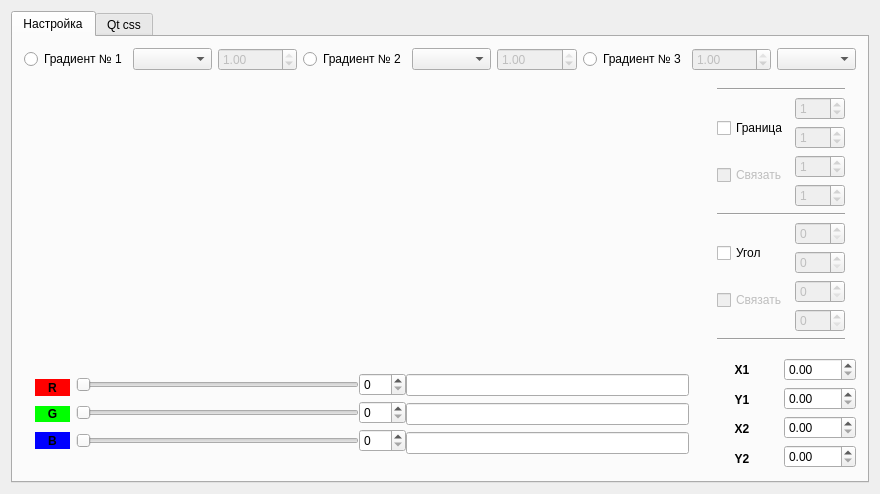
<?xml version="1.0" encoding="UTF-8"?>
<ui version="4.0">
 <class>ColorEdit</class>
 <widget class="QDialog" name="ColorEdit">
  <property name="geometry">
   <rect>
    <x>0</x>
    <y>0</y>
    <width>880</width>
    <height>483</height>
   </rect>
  </property>
  <property name="windowTitle">
   <string>ColorEdit</string>
  </property>
  <layout class="QGridLayout" name="gridLayout">
   <item row="0" column="0">
    <widget class="QTabWidget" name="tabWidget">
     <property name="currentIndex">
      <number>0</number>
     </property>
     <widget class="QWidget" name="tab">
      <attribute name="title">
       <string>Настройка</string>
      </attribute>
      <layout class="QGridLayout" name="gridLayout_4">
       <item row="9" column="0" colspan="2">
        <widget class="QWidget" name="horizontalWidget" native="true">
         <property name="maximumSize">
          <size>
           <width>16777215</width>
           <height>120</height>
          </size>
         </property>
         <layout class="QHBoxLayout" name="horizontalLayout_2">
          <item>
           <layout class="QVBoxLayout" name="verticalLayout">
            <property name="spacing">
             <number>10</number>
            </property>
            <property name="leftMargin">
             <number>0</number>
            </property>
            <property name="topMargin">
             <number>10</number>
            </property>
            <property name="bottomMargin">
             <number>10</number>
            </property>
            <item>
             <widget class="QLabel" name="label_R">
              <property name="minimumSize">
               <size>
                <width>35</width>
                <height>0</height>
               </size>
              </property>
              <property name="font">
               <font>
                <weight>75</weight>
                <bold>true</bold>
               </font>
              </property>
              <property name="styleSheet">
               <string notr="true">background-color: rgb(255, 0, 0)</string>
              </property>
              <property name="text">
               <string>R</string>
              </property>
              <property name="alignment">
               <set>Qt::AlignCenter</set>
              </property>
             </widget>
            </item>
            <item>
             <widget class="QLabel" name="label_G">
              <property name="minimumSize">
               <size>
                <width>35</width>
                <height>0</height>
               </size>
              </property>
              <property name="font">
               <font>
                <weight>75</weight>
                <bold>true</bold>
               </font>
              </property>
              <property name="styleSheet">
               <string notr="true">background-color: rgb(0, 255, 0)</string>
              </property>
              <property name="text">
               <string>G</string>
              </property>
              <property name="alignment">
               <set>Qt::AlignCenter</set>
              </property>
             </widget>
            </item>
            <item>
             <widget class="QLabel" name="label_B">
              <property name="minimumSize">
               <size>
                <width>35</width>
                <height>0</height>
               </size>
              </property>
              <property name="font">
               <font>
                <weight>75</weight>
                <bold>true</bold>
               </font>
              </property>
              <property name="styleSheet">
               <string notr="true">background-color: rgb(0, 0, 255)</string>
              </property>
              <property name="text">
               <string>B</string>
              </property>
              <property name="alignment">
               <set>Qt::AlignCenter</set>
              </property>
             </widget>
            </item>
           </layout>
          </item>
          <item>
           <widget class="QStackedWidget" name="stackedWidget">
            <property name="maximumSize">
             <size>
              <width>16777215</width>
              <height>16777215</height>
             </size>
            </property>
            <property name="currentIndex">
             <number>0</number>
            </property>
            <widget class="QWidget" name="page">
             <layout class="QGridLayout" name="gridLayout_3">
              <property name="margin">
               <number>0</number>
              </property>
              <property name="spacing">
               <number>0</number>
              </property>
              <item row="2" column="0">
               <widget class="QSlider" name="OneSliderB">
                <property name="maximum">
                 <number>255</number>
                </property>
                <property name="orientation">
                 <enum>Qt::Horizontal</enum>
                </property>
               </widget>
              </item>
              <item row="2" column="1">
               <widget class="QSpinBox" name="OneValueColorB">
                <property name="maximum">
                 <number>255</number>
                </property>
               </widget>
              </item>
              <item row="1" column="0">
               <widget class="QSlider" name="OneSliderG">
                <property name="maximum">
                 <number>255</number>
                </property>
                <property name="orientation">
                 <enum>Qt::Horizontal</enum>
                </property>
               </widget>
              </item>
              <item row="1" column="1">
               <widget class="QSpinBox" name="OneValueColorG">
                <property name="maximum">
                 <number>255</number>
                </property>
               </widget>
              </item>
              <item row="0" column="1">
               <widget class="QSpinBox" name="OneValueColorR">
                <property name="maximum">
                 <number>255</number>
                </property>
                <property name="value">
                 <number>0</number>
                </property>
               </widget>
              </item>
              <item row="0" column="0">
               <widget class="QSlider" name="OneSliderR">
                <property name="minimumSize">
                 <size>
                  <width>280</width>
                  <height>0</height>
                 </size>
                </property>
                <property name="maximum">
                 <number>255</number>
                </property>
                <property name="orientation">
                 <enum>Qt::Horizontal</enum>
                </property>
               </widget>
              </item>
              <item row="0" column="2" rowspan="3">
               <layout class="QVBoxLayout" name="verticalLayout_2">
                <property name="leftMargin">
                 <number>0</number>
                </property>
                <property name="topMargin">
                 <number>2</number>
                </property>
                <property name="bottomMargin">
                 <number>0</number>
                </property>
                <item>
                 <widget class="QLineEdit" name="colorEditOneRGB">
                  <property name="minimumSize">
                   <size>
                    <width>0</width>
                    <height>0</height>
                   </size>
                  </property>
                  <property name="maximumSize">
                   <size>
                    <width>16777215</width>
                    <height>16777215</height>
                   </size>
                  </property>
                  <property name="readOnly">
                   <bool>true</bool>
                  </property>
                 </widget>
                </item>
                <item>
                 <widget class="QLineEdit" name="colorEditOneRHtml">
                  <property name="maximumSize">
                   <size>
                    <width>16777215</width>
                    <height>16777215</height>
                   </size>
                  </property>
                  <property name="readOnly">
                   <bool>true</bool>
                  </property>
                 </widget>
                </item>
                <item>
                 <widget class="QLineEdit" name="colorEditOnerHtml">
                  <property name="maximumSize">
                   <size>
                    <width>16777215</width>
                    <height>16777215</height>
                   </size>
                  </property>
                  <property name="readOnly">
                   <bool>true</bool>
                  </property>
                 </widget>
                </item>
               </layout>
              </item>
             </layout>
            </widget>
            <widget class="QWidget" name="page_3">
             <layout class="QGridLayout" name="gridLayout_6">
              <property name="margin">
               <number>0</number>
              </property>
              <property name="spacing">
               <number>0</number>
              </property>
              <item row="2" column="0">
               <widget class="QSlider" name="ThreeSliderB">
                <property name="maximum">
                 <number>255</number>
                </property>
                <property name="orientation">
                 <enum>Qt::Horizontal</enum>
                </property>
               </widget>
              </item>
              <item row="0" column="0">
               <widget class="QSlider" name="ThreeSliderR">
                <property name="minimumSize">
                 <size>
                  <width>280</width>
                  <height>0</height>
                 </size>
                </property>
                <property name="maximum">
                 <number>255</number>
                </property>
                <property name="orientation">
                 <enum>Qt::Horizontal</enum>
                </property>
               </widget>
              </item>
              <item row="1" column="0">
               <widget class="QSlider" name="ThreeSliderG">
                <property name="maximum">
                 <number>255</number>
                </property>
                <property name="orientation">
                 <enum>Qt::Horizontal</enum>
                </property>
               </widget>
              </item>
              <item row="0" column="1">
               <widget class="QSpinBox" name="ThreeValueColorR">
                <property name="maximum">
                 <number>255</number>
                </property>
                <property name="value">
                 <number>0</number>
                </property>
               </widget>
              </item>
              <item row="1" column="1">
               <widget class="QSpinBox" name="ThreeValueColorG">
                <property name="maximum">
                 <number>255</number>
                </property>
               </widget>
              </item>
              <item row="2" column="1">
               <widget class="QSpinBox" name="ThreeValueColorB">
                <property name="maximum">
                 <number>255</number>
                </property>
               </widget>
              </item>
              <item row="0" column="2" rowspan="3">
               <layout class="QVBoxLayout" name="verticalLayout_6">
                <property name="leftMargin">
                 <number>0</number>
                </property>
                <property name="topMargin">
                 <number>2</number>
                </property>
                <property name="bottomMargin">
                 <number>0</number>
                </property>
                <item>
                 <widget class="QLineEdit" name="colorEditThreeRGB">
                  <property name="minimumSize">
                   <size>
                    <width>150</width>
                    <height>0</height>
                   </size>
                  </property>
                  <property name="maximumSize">
                   <size>
                    <width>16777215</width>
                    <height>16777215</height>
                   </size>
                  </property>
                  <property name="readOnly">
                   <bool>true</bool>
                  </property>
                 </widget>
                </item>
                <item>
                 <widget class="QLineEdit" name="colorEditThreeRHtml">
                  <property name="maximumSize">
                   <size>
                    <width>16777215</width>
                    <height>16777215</height>
                   </size>
                  </property>
                  <property name="readOnly">
                   <bool>true</bool>
                  </property>
                 </widget>
                </item>
                <item>
                 <widget class="QLineEdit" name="colorEditThreerHtml">
                  <property name="maximumSize">
                   <size>
                    <width>16777215</width>
                    <height>16777215</height>
                   </size>
                  </property>
                  <property name="readOnly">
                   <bool>true</bool>
                  </property>
                 </widget>
                </item>
               </layout>
              </item>
             </layout>
            </widget>
            <widget class="QWidget" name="page_2">
             <layout class="QGridLayout" name="gridLayout_5">
              <property name="margin">
               <number>0</number>
              </property>
              <property name="spacing">
               <number>0</number>
              </property>
              <item row="1" column="0">
               <widget class="QSlider" name="TwoSliderG">
                <property name="maximum">
                 <number>255</number>
                </property>
                <property name="orientation">
                 <enum>Qt::Horizontal</enum>
                </property>
               </widget>
              </item>
              <item row="2" column="0">
               <widget class="QSlider" name="TwoSliderB">
                <property name="maximum">
                 <number>255</number>
                </property>
                <property name="orientation">
                 <enum>Qt::Horizontal</enum>
                </property>
               </widget>
              </item>
              <item row="0" column="0">
               <widget class="QSlider" name="TwoSliderR">
                <property name="minimumSize">
                 <size>
                  <width>280</width>
                  <height>0</height>
                 </size>
                </property>
                <property name="maximum">
                 <number>255</number>
                </property>
                <property name="orientation">
                 <enum>Qt::Horizontal</enum>
                </property>
               </widget>
              </item>
              <item row="0" column="1">
               <widget class="QSpinBox" name="TwoValueColorR">
                <property name="maximum">
                 <number>255</number>
                </property>
                <property name="value">
                 <number>0</number>
                </property>
               </widget>
              </item>
              <item row="1" column="1">
               <widget class="QSpinBox" name="TwoValueColorG">
                <property name="maximum">
                 <number>255</number>
                </property>
               </widget>
              </item>
              <item row="2" column="1">
               <widget class="QSpinBox" name="TwoValueColorB">
                <property name="maximum">
                 <number>255</number>
                </property>
               </widget>
              </item>
              <item row="0" column="2" rowspan="3">
               <layout class="QVBoxLayout" name="verticalLayout_3">
                <property name="leftMargin">
                 <number>0</number>
                </property>
                <property name="topMargin">
                 <number>2</number>
                </property>
                <property name="bottomMargin">
                 <number>0</number>
                </property>
                <item>
                 <widget class="QLineEdit" name="colorEditTwoRGB">
                  <property name="minimumSize">
                   <size>
                    <width>150</width>
                    <height>0</height>
                   </size>
                  </property>
                  <property name="maximumSize">
                   <size>
                    <width>16777215</width>
                    <height>16777215</height>
                   </size>
                  </property>
                  <property name="readOnly">
                   <bool>true</bool>
                  </property>
                 </widget>
                </item>
                <item>
                 <widget class="QLineEdit" name="colorEditTwoRHtml">
                  <property name="maximumSize">
                   <size>
                    <width>16777215</width>
                    <height>16777215</height>
                   </size>
                  </property>
                  <property name="readOnly">
                   <bool>true</bool>
                  </property>
                 </widget>
                </item>
                <item>
                 <widget class="QLineEdit" name="colorEditTworHtml">
                  <property name="maximumSize">
                   <size>
                    <width>16777215</width>
                    <height>16777215</height>
                   </size>
                  </property>
                  <property name="readOnly">
                   <bool>true</bool>
                  </property>
                 </widget>
                </item>
               </layout>
              </item>
             </layout>
            </widget>
           </widget>
          </item>
         </layout>
        </widget>
       </item>
       <item row="1" column="2">
        <widget class="QWidget" name="verticalWidget" native="true">
         <property name="maximumSize">
          <size>
           <width>150</width>
           <height>16777215</height>
          </size>
         </property>
         <layout class="QVBoxLayout" name="verticalLayout_4">
          <item>
           <widget class="Line" name="line_2">
            <property name="orientation">
             <enum>Qt::Horizontal</enum>
            </property>
           </widget>
          </item>
          <item>
           <layout class="QHBoxLayout" name="horizontalLayout_5">
            <item>
             <layout class="QVBoxLayout" name="verticalLayout_9">
              <item>
               <widget class="QCheckBox" name="borderBL">
                <property name="text">
                 <string>Граница</string>
                </property>
               </widget>
              </item>
              <item>
               <widget class="QCheckBox" name="borderTogether">
                <property name="enabled">
                 <bool>false</bool>
                </property>
                <property name="text">
                 <string>Связать</string>
                </property>
               </widget>
              </item>
             </layout>
            </item>
            <item>
             <layout class="QVBoxLayout" name="verticalLayout_5">
              <item>
               <widget class="QSpinBox" name="borderBLEditRight">
                <property name="enabled">
                 <bool>false</bool>
                </property>
                <property name="value">
                 <number>1</number>
                </property>
               </widget>
              </item>
              <item>
               <widget class="QSpinBox" name="borderBLEditDown">
                <property name="enabled">
                 <bool>false</bool>
                </property>
                <property name="value">
                 <number>1</number>
                </property>
               </widget>
              </item>
              <item>
               <widget class="QSpinBox" name="borderBLEditTop">
                <property name="enabled">
                 <bool>false</bool>
                </property>
                <property name="value">
                 <number>1</number>
                </property>
               </widget>
              </item>
              <item>
               <widget class="QSpinBox" name="borderBLEditLeft">
                <property name="enabled">
                 <bool>false</bool>
                </property>
                <property name="value">
                 <number>1</number>
                </property>
               </widget>
              </item>
             </layout>
            </item>
           </layout>
          </item>
          <item>
           <widget class="Line" name="line">
            <property name="orientation">
             <enum>Qt::Horizontal</enum>
            </property>
           </widget>
          </item>
          <item>
           <layout class="QHBoxLayout" name="horizontalLayout_4">
            <item>
             <layout class="QVBoxLayout" name="verticalLayout_7">
              <item>
               <widget class="QCheckBox" name="cornerBL">
                <property name="minimumSize">
                 <size>
                  <width>72</width>
                  <height>0</height>
                 </size>
                </property>
                <property name="maximumSize">
                 <size>
                  <width>16777215</width>
                  <height>16777215</height>
                 </size>
                </property>
                <property name="text">
                 <string>Угол</string>
                </property>
               </widget>
              </item>
              <item>
               <widget class="QCheckBox" name="cornerTogether">
                <property name="enabled">
                 <bool>false</bool>
                </property>
                <property name="text">
                 <string>Связать</string>
                </property>
               </widget>
              </item>
             </layout>
            </item>
            <item>
             <layout class="QVBoxLayout" name="verticalLayout_8">
              <item>
               <widget class="QSpinBox" name="cornerBLEditLeftTop">
                <property name="enabled">
                 <bool>false</bool>
                </property>
                <property name="maximum">
                 <number>137</number>
                </property>
               </widget>
              </item>
              <item>
               <widget class="QSpinBox" name="cornerBLEditRightDown">
                <property name="enabled">
                 <bool>false</bool>
                </property>
                <property name="maximum">
                 <number>137</number>
                </property>
               </widget>
              </item>
              <item>
               <widget class="QSpinBox" name="cornerBLEditRightTop">
                <property name="enabled">
                 <bool>false</bool>
                </property>
                <property name="maximum">
                 <number>137</number>
                </property>
               </widget>
              </item>
              <item>
               <widget class="QSpinBox" name="cornerBLEditLeftDown">
                <property name="enabled">
                 <bool>false</bool>
                </property>
                <property name="maximum">
                 <number>137</number>
                </property>
               </widget>
              </item>
             </layout>
            </item>
           </layout>
          </item>
          <item>
           <widget class="Line" name="line_3">
            <property name="orientation">
             <enum>Qt::Horizontal</enum>
            </property>
           </widget>
          </item>
         </layout>
        </widget>
       </item>
       <item row="0" column="0" colspan="3">
        <widget class="QWidget" name="horizontalWidget" native="true">
         <property name="maximumSize">
          <size>
           <width>16777215</width>
           <height>25</height>
          </size>
         </property>
         <layout class="QHBoxLayout" name="horizontalLayout">
          <property name="margin">
           <number>0</number>
          </property>
          <item>
           <widget class="QRadioButton" name="gradientOne">
            <property name="text">
             <string>Градиент № 1</string>
            </property>
           </widget>
          </item>
          <item>
           <widget class="QComboBox" name="copyOne"/>
          </item>
          <item>
           <widget class="QDoubleSpinBox" name="pos_One">
            <property name="enabled">
             <bool>false</bool>
            </property>
            <property name="maximum">
             <double>1.000000000000000</double>
            </property>
            <property name="value">
             <double>1.000000000000000</double>
            </property>
           </widget>
          </item>
          <item>
           <widget class="QRadioButton" name="gradientTwo">
            <property name="text">
             <string>Градиент № 2</string>
            </property>
           </widget>
          </item>
          <item>
           <widget class="QComboBox" name="copyTwo"/>
          </item>
          <item>
           <widget class="QDoubleSpinBox" name="pos_Two">
            <property name="enabled">
             <bool>false</bool>
            </property>
            <property name="maximum">
             <double>1.000000000000000</double>
            </property>
            <property name="value">
             <double>1.000000000000000</double>
            </property>
           </widget>
          </item>
          <item>
           <widget class="QRadioButton" name="gradientThree">
            <property name="text">
             <string>Градиент № 3</string>
            </property>
           </widget>
          </item>
          <item>
           <widget class="QDoubleSpinBox" name="pos_Three">
            <property name="enabled">
             <bool>false</bool>
            </property>
            <property name="maximum">
             <double>1.000000000000000</double>
            </property>
            <property name="value">
             <double>1.000000000000000</double>
            </property>
           </widget>
          </item>
          <item>
           <widget class="QComboBox" name="copyThree"/>
          </item>
         </layout>
        </widget>
       </item>
       <item row="1" column="0" colspan="2">
        <widget class="QLabel" name="labelTest">
         <property name="minimumSize">
          <size>
           <width>0</width>
           <height>250</height>
          </size>
         </property>
         <property name="frameShape">
          <enum>QFrame::NoFrame</enum>
         </property>
         <property name="text">
          <string/>
         </property>
        </widget>
       </item>
       <item row="9" column="2">
        <layout class="QHBoxLayout" name="horizontalLayout_3">
         <item>
          <layout class="QVBoxLayout" name="verticalLayout_11">
           <item>
            <widget class="QLabel" name="label_2">
             <property name="font">
              <font>
               <weight>75</weight>
               <bold>true</bold>
              </font>
             </property>
             <property name="text">
              <string>X1</string>
             </property>
             <property name="alignment">
              <set>Qt::AlignCenter</set>
             </property>
            </widget>
           </item>
           <item>
            <widget class="QLabel" name="label_4">
             <property name="font">
              <font>
               <weight>75</weight>
               <bold>true</bold>
              </font>
             </property>
             <property name="text">
              <string>Y1</string>
             </property>
             <property name="alignment">
              <set>Qt::AlignCenter</set>
             </property>
            </widget>
           </item>
           <item>
            <widget class="QLabel" name="label_3">
             <property name="font">
              <font>
               <weight>75</weight>
               <bold>true</bold>
              </font>
             </property>
             <property name="text">
              <string>X2</string>
             </property>
             <property name="alignment">
              <set>Qt::AlignCenter</set>
             </property>
            </widget>
           </item>
           <item>
            <widget class="QLabel" name="label">
             <property name="font">
              <font>
               <weight>75</weight>
               <bold>true</bold>
              </font>
             </property>
             <property name="text">
              <string>Y2</string>
             </property>
             <property name="alignment">
              <set>Qt::AlignCenter</set>
             </property>
            </widget>
           </item>
          </layout>
         </item>
         <item>
          <layout class="QVBoxLayout" name="verticalLayout_10">
           <item>
            <widget class="QDoubleSpinBox" name="x_1">
             <property name="enabled">
              <bool>true</bool>
             </property>
            </widget>
           </item>
           <item>
            <widget class="QDoubleSpinBox" name="y_1">
             <property name="enabled">
              <bool>true</bool>
             </property>
            </widget>
           </item>
           <item>
            <widget class="QDoubleSpinBox" name="x_2">
             <property name="enabled">
              <bool>true</bool>
             </property>
            </widget>
           </item>
           <item>
            <widget class="QDoubleSpinBox" name="y_2">
             <property name="enabled">
              <bool>true</bool>
             </property>
            </widget>
           </item>
          </layout>
         </item>
        </layout>
       </item>
      </layout>
     </widget>
     <widget class="QWidget" name="tab_2">
      <attribute name="title">
       <string>Qt css</string>
      </attribute>
      <layout class="QGridLayout" name="gridLayout_2">
       <item row="0" column="0">
        <widget class="QTextBrowser" name="textBrowser"/>
       </item>
      </layout>
     </widget>
    </widget>
   </item>
  </layout>
 </widget>
 <layoutdefault spacing="6" margin="11"/>
 <resources/>
 <connections/>
</ui>
